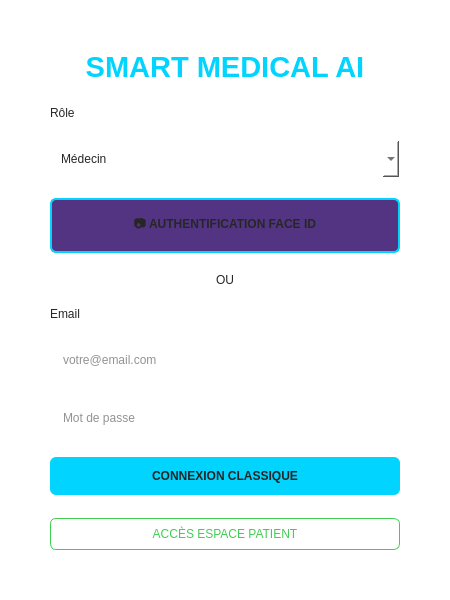
<?xml version="1.0" encoding="UTF-8"?>
<ui version="4.0">
 <class>ProfessionalLoginDialog</class>
 <widget class="QDialog" name="ProfessionalLoginDialog">
  <property name="geometry">
   <rect>
    <x>0</x>
    <y>0</y>
    <width>450</width>
    <height>600</height>
   </rect>
  </property>
  <property name="windowTitle">
   <string>Authentification Professionnelle - Smart Medical AI</string>
  </property>
  <property name="styleSheet">
   <string notr="true">QDialog {
    background-color: #ffffff;
}
QLabel {
    color: #262626;
}
QLineEdit, QComboBox {
    background-color: #ffffff;
    border: 1px solid #ffffff;
    border-radius: 6px;
    padding: 10px;
    color: #262626;
}
QPushButton#btnLogin {
    background-color: #00d4ff;
    color: #262626;
    font-weight: bold;
    border-radius: 6px;
    padding: 12px;
}
QPushButton#btnFaceID {
    background-color: #533483;
    color: #262626;
    font-weight: bold;
    border-radius: 6px;
    padding: 15px;
    border: 2px solid #00d4ff;
}
QPushButton#btnFaceID:hover {
    background-color: #00d4ff;
    color: #262626;
}
QPushButton#btnPatientSpace {
    color: #41cd52;
    background-color: transparent;
    border: 1px solid #41cd52;
    border-radius: 6px;
    padding: 8px;
}</string>
  </property>
  <layout class="QVBoxLayout" name="verticalLayout">
   <property name="spacing">
    <number>20</number>
   </property>
   <property name="leftMargin">
    <number>50</number>
   </property>
   <property name="topMargin">
    <number>50</number>
   </property>
   <property name="rightMargin">
    <number>50</number>
   </property>
   <property name="bottomMargin">
    <number>50</number>
   </property>
   <item>
    <widget class="QLabel" name="lblLogo">
     <property name="font">
      <font>
       <family>Segoe UI</family>
       <pointsize>22</pointsize>
       <weight>75</weight>
       <bold>true</bold>
      </font>
     </property>
     <property name="styleSheet">
      <string notr="true">color: #00d4ff;</string>
     </property>
     <property name="text">
      <string>SMART MEDICAL AI</string>
     </property>
     <property name="alignment">
      <set>Qt::AlignCenter</set>
     </property>
    </widget>
   </item>
   <item>
    <spacer name="verticalSpacer">
     <property name="orientation">
      <set>Qt::Vertical</set>
     </property>
     <property name="sizeHint" stdset="0">
      <size>
       <width>20</width>
       <height>40</height>
      </size>
     </property>
    </spacer>
   </item>
   <item>
    <widget class="QLabel" name="label">
     <property name="text">
      <string>Rôle</string>
     </property>
    </widget>
   </item>
   <item>
    <widget class="QComboBox" name="comboRole">
     <item>
      <property name="text">
       <string>Médecin</string>
      </property>
     </item>
     <item>
      <property name="text">
       <string>Secrétaire</string>
      </property>
     </item>
     <item>
      <property name="text">
       <string>Administrateur</string>
      </property>
     </item>
    </widget>
   </item>
   <item>
    <widget class="QPushButton" name="btnFaceID">
     <property name="text">
      <string>📷 AUTHENTIFICATION FACE ID</string>
     </property>
    </widget>
   </item>
   <item>
    <widget class="QLabel" name="label_3">
     <property name="text">
      <string>OU</string>
     </property>
     <property name="alignment">
      <set>Qt::AlignCenter</set>
     </property>
    </widget>
   </item>
   <item>
    <widget class="QLabel" name="label_2">
     <property name="text">
      <string>Email</string>
     </property>
    </widget>
   </item>
   <item>
    <widget class="QLineEdit" name="txtEmail">
     <property name="placeholderText">
      <string>votre@email.com</string>
     </property>
    </widget>
   </item>
   <item>
    <widget class="QLineEdit" name="txtPassword">
     <property name="echoMode">
      <enum>QLineEdit::Password</enum>
     </property>
     <property name="placeholderText">
      <string>Mot de passe</string>
     </property>
    </widget>
   </item>
   <item>
    <widget class="QPushButton" name="btnLogin">
     <property name="text">
      <string>CONNEXION CLASSIQUE</string>
     </property>
    </widget>
   </item>
   <item>
    <spacer name="verticalSpacer_2">
     <property name="orientation">
      <set>Qt::Vertical</set>
     </property>
     <property name="sizeHint" stdset="0">
      <size>
       <width>20</width>
       <height>40</height>
      </size>
     </property>
    </spacer>
   </item>
   <item>
    <widget class="QPushButton" name="btnPatientSpace">
     <property name="text">
      <string>ACCÈS ESPACE PATIENT</string>
     </property>
    </widget>
   </item>
  </layout>
 </widget>
 <resources/>
 <connections/>
</ui>
